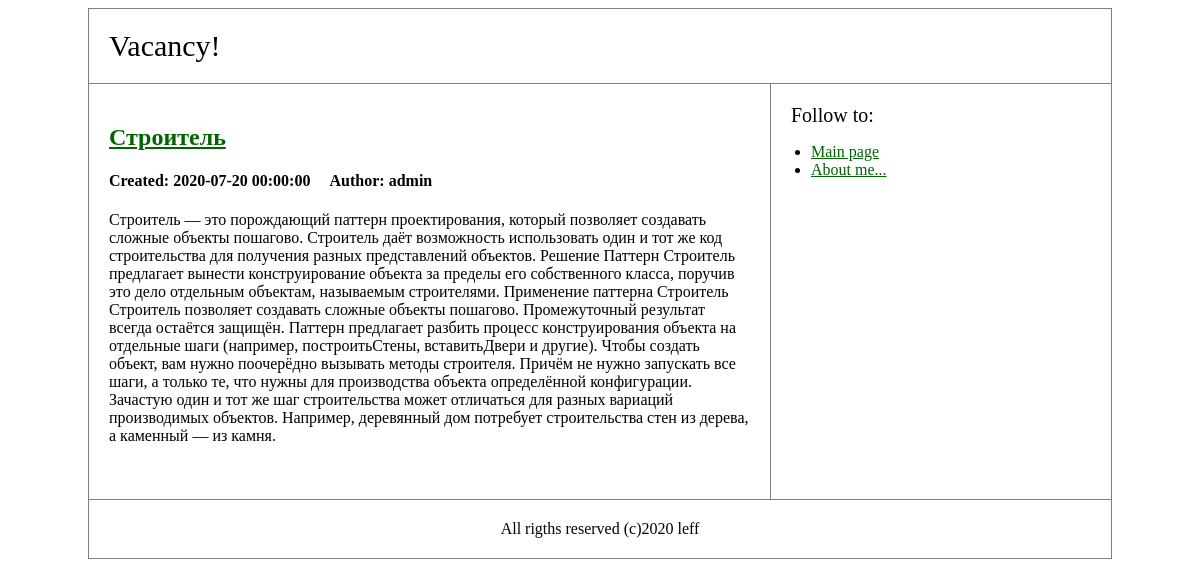
The page /article/view/2 on the database its author committed.
### tables this page shows
CREATE TABLE `articles` (
  `id` int NOT NULL AUTO_INCREMENT,
  `author_id` int NOT NULL,
  `name` varchar(255) NOT NULL,
  `text` text NOT NULL,
  `created_at` datetime NOT NULL DEFAULT CURRENT_TIMESTAMP,
  PRIMARY KEY (`id`)
);

CREATE TABLE `users` (
  `id` int NOT NULL AUTO_INCREMENT,
  `nickname` varchar(128) NOT NULL,
  `email` varchar(255) NOT NULL,
  `is_confirmed` tinyint(1) NOT NULL DEFAULT '0',
  `role` enum('admin','user') NOT NULL,
  `password_hash` varchar(255) NOT NULL,
  `auth_token` varchar(255) NOT NULL,
  `created_at` datetime NOT NULL DEFAULT CURRENT_TIMESTAMP,
  PRIMARY KEY (`id`),
  UNIQUE KEY `nickname` (`nickname`),
  UNIQUE KEY `email` (`email`)
);

### src/Controller/ArticleController.php (called while the page is built, shortened)
<?php
class ArticleController
{
    private int $idArticle;
    public function setIdArticle(int $idArticle): void
    {
        $this->idArticle = $idArticle;
    }
    public function view(): void
    {
        $data = Article::getById($this->idArticle);
        $articleAuthor = User::getById($data->getAuthorId());
        View::render("article", [
            'data' => $data,
            'author' => $articleAuthor
        ]);
    }
}

### src/Core/App.php (called while the page is built, shortened)
<?php
class App extends User
{
    public function run()
    {
        $request = new Request();
        $controllerName = $request->getController();
        $controller = new $controllerName();
        $method = $request->getMethod();
        $id = $request->getId();
        if (isset($id) && $controllerName == "AYakovlev\\Controller\\ArticleController") {
            $controller->setIdArticle($id);
        }
        $controller->$method();
    }
}

### public/index.php (called while the page is built, shortened)
<?php
try {
    $app = new App();
    $app->run();
} catch (DbException $e) {
    View::render("500", (array) $e->getMessage(), 500);
} catch (Exception $e) {
    echo $e->getMessage();
}

### src/Core/Db.php (called while the page is built, shortened)
<?php
class Db
{
    private static $instance;
    private PDO $pdo;
    private function __construct()
    {
        $dbOptions = (require '../config/settings.php')['db'];
        try {
        $this->pdo = new PDO('mysql:host=' . $dbOptions['host'] . ';dbname=' . $dbOptions['dbname'],
            $dbOptions['user'],
            $dbOptions['password']);
        $this->pdo->exec('SET NAMES UTF8');
        } catch (\PDOException $e) {
            throw new DbException('Ошибка при подключении к базе данных: ' . $e->getMessage());
        }
    }
    public function query(string $sql, array $params = [], string $className = 'stdClass'): ?array
    {
        $sth = $this->pdo->prepare($sql);
        $result = $sth->execute($params);
        return $sth->fetchAll(PDO::FETCH_CLASS, $className);
    }
    public static function getInstance(): self
    {
        if (self::$instance === null) {
            self::$instance = new self();
        }
        return self::$instance;
    }
}

### config/settings.php (called while the page is built)
<?php
return [
    'db' => [
        'host' => 'localhost',
        'dbname' => 'miniblog',
        'user' => 'root',
        'password' => 'root',
    ]
];

### src/Model/ActiveRecordEntity.php (called while the page is built, shortened)
<?php
abstract class ActiveRecordEntity
{
    protected ?int $id = null;
    public function getId(): int
    {
        return $this->id;
    }
    public static function getById(int $id): ?self
    {
        $db = Db::getInstance();
        $entities = $db->query(
            "SELECT * FROM " . static::getTableName() . " WHERE id = :id;",
            [':id' => $id],
            static::class
        );
        return $entities ? $entities[0] : null;
    }
}

### src/Model/Article.php (called while the page is built, shortened)
<?php
class Article extends ActiveRecordEntity
{
    protected string $name;
    protected string $text;
    protected ?string $createdAt = null;
    public function getName(): string
    {
        return $this->name;
    }
    public function getText(): string
    {
        return $this->text;
    }
    public function getCreatedAt(): string
    {
        return $this->createdAt;
    }
    protected static function getTableName(): string
    {
        return 'articles';
    }
}

### src/Model/User.php (called while the page is built, shortened)
<?php
class User extends ActiveRecordEntity
{
    protected string $nickname;
    public function getNickname(): string
    {
        return $this->nickname;
    }
    protected static function getTableName(): string
    {
        return 'users';
    }
}

### src/View/article.tpl.php (the view, shortened to what this page needs)
<?php include 'header.php'; ?>
    <h2>
        <a href="/article/view/<?= ($data['data'])->getId() ?>"><?= $data['data']->getName() ?></a>
    </h2>
    <h4>Created: <?= $data['data']->getCreatedAt() ?>
        &nbsp;&nbsp;&nbsp;
        Author:  <?= $data['author']->getNickname() ?>
    </h4>
    <p><?= $data['data']->getText() ?></p>
    <br>
<?php include 'footer.php'; ?>

### public/styles.css (style rules this page uses)
a, a:visited { color: darkgreen; }

### rows shown on the page
articles: name "Строитель", created_at "2020-07-20 00:00:00", text "Строитель — это порождающий паттерн проектирования, который позволяет создавать сложные объекты пошагово. Строитель даёт возможность использовать один и тот же код строительства для получения разных представлений объектов. Решение Паттерн Строитель предлагает вынести конструирование объекта за пределы его собственного класса, поручив это дело отдельным объектам, называемым строителями. Применение паттерна Строитель Строитель позволяет создавать сложные объекты пошагово. Промежуточный результат всегда остаётся защищён. Паттерн предлагает разбить процесс конструирования объекта на отдельные шаги (например, построитьСтены, вставитьДвери и другие). Чтобы создать объект, вам нужно поочерёдно…"
users: nickname "admin"
